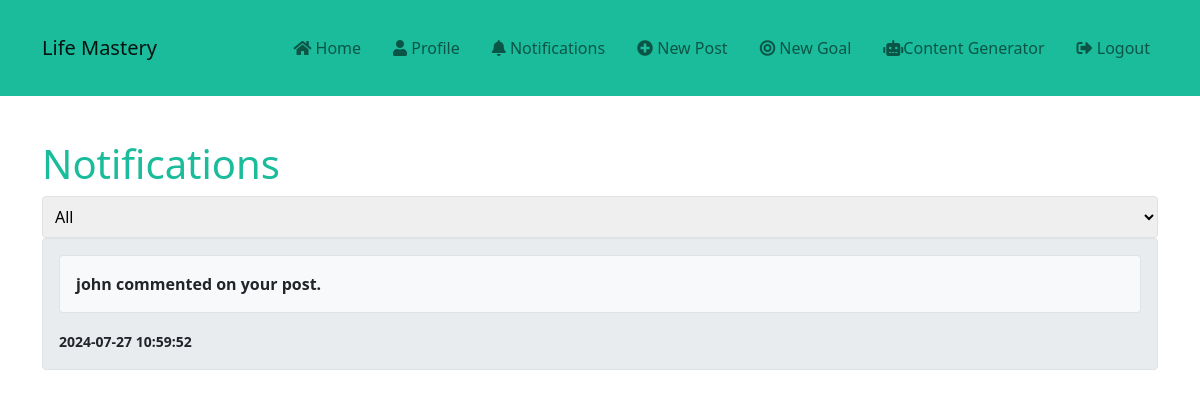
The app's page /notifications (signed in), older data.
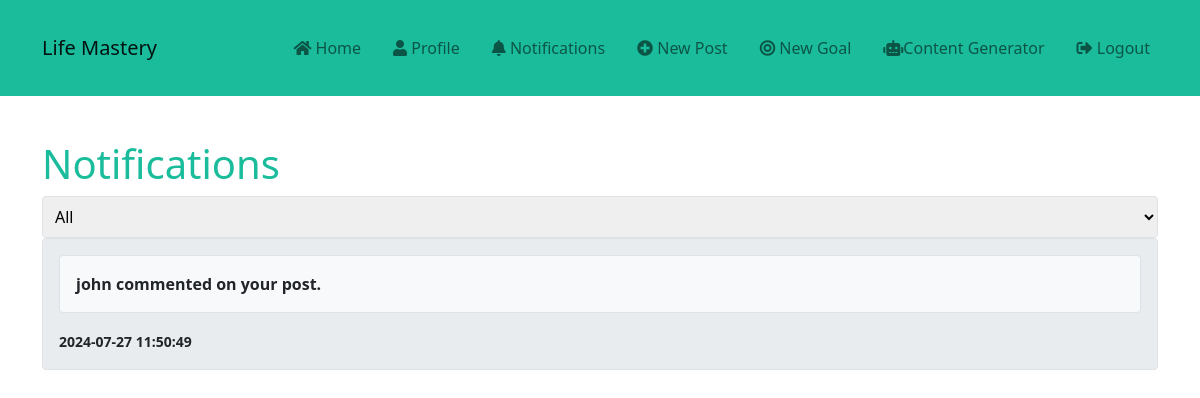
The same page, newer data.
### app.py (models this page shows)
class Notification(db.Model):
    id = db.Column(db.Integer, primary_key=True)
    user_id = db.Column(db.Integer, db.ForeignKey('user.id'), nullable=False)
    message = db.Column(db.String(500), nullable=False)
    timestamp = db.Column(db.DateTime, index=True, default=datetime.utcnow)
    read = db.Column(db.Boolean, default=False)

### app.py (the view)
@app.route('/notifications')
@login_required
def notifications():
    notifications = Notification.query.filter_by(user_id=current_user.id).order_by(Notification.timestamp.desc()).all()
    return render_template('notifications.html', notifications=notifications)

### app.py (called while the page is built)
@login_manager.user_loader
def load_user(user_id):
    return User.query.get(int(user_id))

def get_trending_hashtags():
    recent_posts = Post.query.order_by(Post.date_posted.desc()).limit(100).all()
    hashtags = {}
    for post in recent_posts:
        for tag in post.hashtags.split():
            hashtags[tag] = hashtags.get(tag, 0) + 1
    return sorted(hashtags.items(), key=lambda x: x[1], reverse=True)[:5]

@app.context_processor
def inject_trending_hashtags():
    return dict(trending_hashtags=get_trending_hashtags())

### templates/notifications.html (shortened to what this page needs)
{% extends "base.html" %}
{% block content %}
    <h1>Notifications</h1>
    <div class="notification-filter">
        <select id="notificationFilter">
            <option value="all">All</option>
        </select>
    </div>
    {% if notifications %}
        {% for notification in notifications %}
            <div class="notification {% if not notification.read %}unread{% endif %}">
                <div class="notification {{ notification.type }}">
                    {{ notification.message }}
                </div>
                <small>{{ notification.timestamp.strftime('%Y-%m-%d %H:%M:%S') }}</small>
            </div>
        {% endfor %}
    {% else %}
        <p>No notifications yet.</p>
    {% endif %}
{% endblock %}

### templates/base.html (shortened to what this page needs)
<!DOCTYPE html>
<html lang="en">
<head>
    <link rel="stylesheet" href="https://cdnjs.cloudflare.com/ajax/libs/font-awesome/5.15.3/css/all.min.css">
    <link rel="stylesheet" href="{{ url_for('static', filename='style.css') }}">
    <link href="https://cdn.jsdelivr.net/npm/bootstrap@5.1.3/dist/css/bootstrap.min.css" rel="stylesheet">
</head>
<body>
    <nav class="navbar navbar-expand-lg navbar-light">
        <div class="container">
            <a class="navbar-brand" href="{{ url_for('home') }}">Life Mastery</a>
            <div class="collapse navbar-collapse" id="navbarNav">
                <ul class="navbar-nav ms-auto">
                    {% if current_user.is_authenticated %}
                        <li class="nav-item">
                            <a class="nav-link" href="{{ url_for('home') }}"><i class="fas fa-home"></i> Home</a>
                        </li>
                        <li class="nav-item">
                            <a class="nav-link" href="{{ url_for('profile', username=current_user.username) }}"><i class="fas fa-user"></i> Profile</a>
                        </li>
                        <li class="nav-item">
                            <a class="nav-link" href="{{ url_for('notifications') }}"><i class="fas fa-bell"></i> Notifications</a>
                        </li>
                        <li class="nav-item">
                            <a class="nav-link" href="{{ url_for('post') }}"><i class="fas fa-plus-circle"></i> New Post</a>
                        </li>
                        <li class="nav-item">
                            <a class="nav-link" href="{{ url_for('goal') }}"><i class="fas fa-bullseye"></i> New Goal</a>
                        </li>
                        <li>
                            <a class="nav-link" href="https://contentgeneration-29qp.onrender.com"><i class="fas fa-robot"></i>Content Generator</a></li>
                        <li class="nav-item">
                            <a class="nav-link" href="{{ url_for('logout') }}"><i class="fas fa-sign-out-alt"></i> Logout</a>
                        </li>
                    {% endif %}
                </ul>
            </div>
        </div>
    </nav>
    <div class="container mt-4">
        {% block content %}{% endblock %}
    </div>
</body>
</html>

### static/style.css (style rules this page uses)
:root { --primary-color: #1abc9c; --secondary-color: #3498db; --background-color: #f8f9fa; --text-color: #333; --light-text: #6c757d; --border-color: #dee2e6; --success-color: #28a745; --danger-color: #dc3545; --warning-color: #ffc107; }
* { box-sizing: border-box; margin: 0; padding: 0; }
body { font-family: 'Roboto', sans-serif; line-height: 1.6; background-color: var(--background-color); color: var(--text-color); transition: background-color 0.3s ease, color 0.3s ease; }
.container { width: 90%; max-width: 1200px; margin: auto; padding: 20px; }
nav { background-color: var(--primary-color); padding: 1rem 0; position: sticky; top: 0; z-index: 1000; }
nav .container { display: flex; justify-content: space-between; align-items: center; }
nav ul { display: flex; list-style: none; }
nav ul li { margin-left: 1rem; }
nav ul li a { color: #fff; text-decoration: none; transition: opacity 0.3s ease; }
h1, h2, h3 { margin-bottom: 1rem; color: var(--primary-color); }
input[type="text"], input[type="email"], input[type="password"], textarea, select { width: 100%; padding: 0.5rem; margin-bottom: 1rem; border: 1px solid var(--border-color); border-radius: 4px; font-size: 1rem; }
.notification { background-color: #f8f9fa; border: 1px solid #dee2e6; border-radius: 4px; padding: 1rem; margin-bottom: 1rem; }
.notification.unread { background-color: #e9ecef; font-weight: bold; }

Row changes from the older to the newer data that the page shows:
changed Notification "john commented on your post.": timestamp "2024-07-27 10:59:52" → "2024-07-27 11:50:49"
